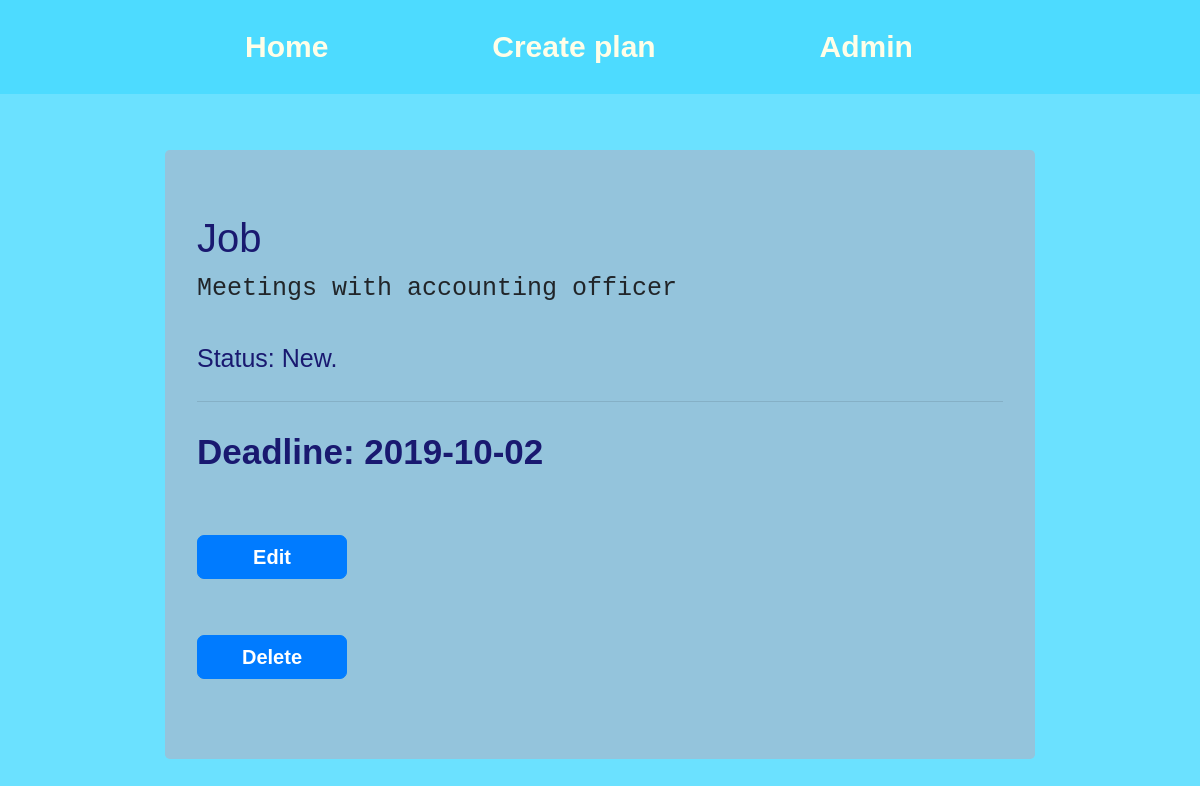
/plan/3/, run on the app's committed database.
### webapp/models.py (models this page shows, shortened)
class Plan(models.Model):
    title = models.CharField(max_length=200, verbose_name='Plan name')
    text = models.TextField(max_length=3000, null=True, blank=True, verbose_name='Description')
    status = models.CharField(max_length=20, null=False, blank=False, verbose_name='Status', default=STATUS_CHOICES[0][0],
                              choices=STATUS_CHOICES)
    deadline = models.DateField(max_length=10, null=True, blank=True, default='', verbose_name='Deadline')

### webapp/views.py (the view)
# urls.py: path('plan/<int:pk>/', plan_view, name='view_plan'),
def plan_view(request, pk):
    plan = get_object_or_404(Plan, pk=pk)
    return render(request, 'plan_view.html', context={
        'plan': plan
    })

### webapp/templates/plan_view.html (shortened to what this page needs)
{% extends 'base.html'%}
{%  block content %}
    <div class="jumbotron">
        <h1 class="title_card">{{ plan.title }}</h1>
        <pre><p class="lead">{{ plan.text }}</p></pre>
        <p class="lead">Status: {{ plan.get_status_display }}.</p>
        <hr class="my-4">
        <p class="date">Deadline: {{ plan.deadline|date:'Y-m-d' }}</p>
        <p><a href="{% url 'edit_plan' plan.pk %}" class="btn btn-primary" >Edit</a></p>
        <p><a href="{% url 'delete_plan' plan.pk %}" class="btn btn-primary">Delete</a></p>
    </div>
{% endblock %}

### webapp/static/css/style.css (style rules this page uses)
body { font-family: Arial, sans-serif; background-color: rgba(77, 219, 255, 0.83); color: #222222; margin-top: 60px; }
.btn { font-size: 20px; border-radius: 7px; width: 150px; font-weight: bold; margin-top: 40px; }
.jumbotron { margin-top: 150px; background-color: #94c4dc; color: midnightblue; }
.title_card { font-size: 40px; }
.date { font-size: 35px; font-weight: bold; }
.lead { font-size: 25px; }

### data on the page
Plan: title "Job", text "Meetings with accounting officer", status "New", deadline "2019-10-02"
